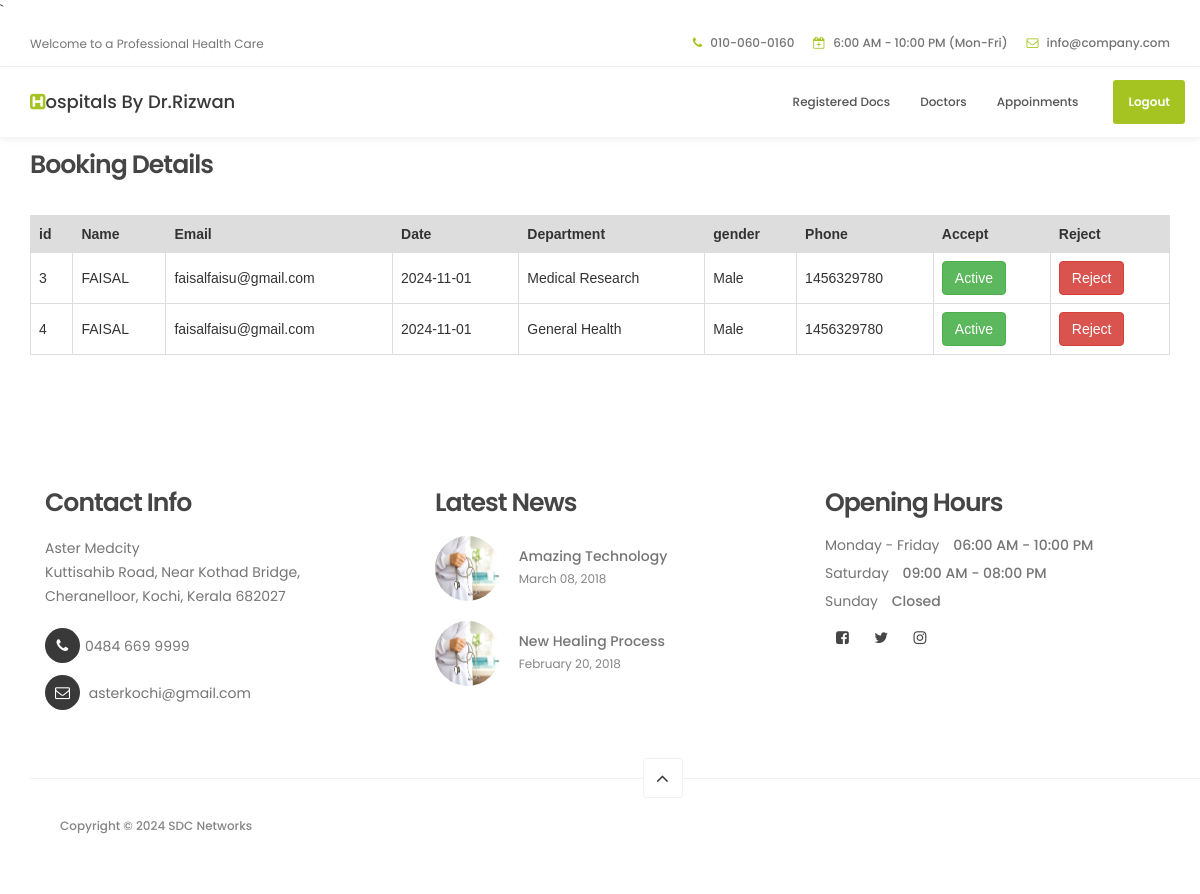
/appoinments, run on the app's committed database.
### HospitalApp/models.py (models this page shows, shortened)
class appoinments(models.Model):
    name = models.CharField(max_length=200)
    email = models.CharField(max_length=200)
    date = models.CharField(max_length=200)
    department = models.CharField(max_length=200)
    status_choices = [('male', 'male'), ('female', 'female'), ('not specified', 'not specified')]
    gender = models.CharField(max_length=25, choices=status_choices, default='not specified')
    phone_number = models.CharField(max_length=400)
    payment = models.CharField(max_length=200, default=0)
    booking_choice = [('approve', 'approve'), ('reject', 'reject'), ('pending', 'pending')]
    booking_status = models.CharField(max_length=100, choices=booking_choice, default='pending')

### HospitalApp/views.py (the view)
# urls.py: path("appoinments",views.pending_app),
def pending_app(request):
    d = appoinments.objects.filter(booking_status='pending')
    return render(request, "appoinments.html", {'data': d})

### templates/appoinments.html (shortened to what this page needs)
<!DOCTYPE html>
<html lang="en">
<head>
     {% load static %}
     <link rel="stylesheet" href="{% static 'css/bootstrap.min.css' %}">
     <link rel="stylesheet" href="{% static 'css/font-awesome.min.css' %}">
     <link rel="stylesheet" href="{% static 'css/animate.css' %}">
     <link rel="stylesheet" href="{% static 'css/owl.carousel.css' %}">
     <link rel="stylesheet" href="{% static 'css/owl.theme.default.min.css' %}">
     <link rel="stylesheet" href="{% static 'css/tooplate-style.css' %}">
</head>
<body id="top" data-spy="scroll" data-target=".navbar-collapse" data-offset="50">
     <header>
          <div class="container">
               <div class="row">
                    <div class="col-md-4 col-sm-5">
                         <p>Welcome to a Professional Health Care</p>
                    </div>
                    <div class="col-md-8 col-sm-7 text-align-right">
                         <span class="phone-icon"><i class="fa fa-phone"></i> 010-060-0160</span>
                         <span class="date-icon"><i class="fa fa-calendar-plus-o"></i> 6:00 AM - 10:00 PM (Mon-Fri)</span>
                         <span class="email-icon"><i class="fa fa-envelope-o"></i> <a href="https://www.facebook.com/">info@company.com</a></span>
                    </div>
               </div>
          </div>
     </header>
     <section class="navbar navbar-default navbar-static-top" role="navigation">
          <div class="container">
               <div class="navbar-header">
                    <a href="index.html" class="navbar-brand"><i class="fa fa-h-square"></i>ospitals By Dr.Rizwan</a>
               </div>
               <div class="collapse navbar-collapse">
                    <ul class="nav navbar-nav navbar-right">
                         <li><a href="homepage" class="smoothScroll">Registered Docs</a></li>
                         <li><a href="./" class="smoothScroll">Doctors</a></li>
                         <li><a href="./" class="smoothScroll">Appoinments</a></li>
                         <li class="appointment-btn"><a href="homepage">Logout</a></li>
                    </ul>
               </div>
          </div>
     </section>
      <section class="container">
     <h4>Booking Details</h4><BR>
     {% if data %}
     <table>
          <tr>
               <th>id</th>
               <th>Name</th>
               <th>Email</th>
               <th>Date</th>
              <th>Department</th>
               <th>gender</th>
              <th>Phone</th>
              <th>Accept</th>
              <th>Reject</th>
          </tr>
     {% for i in data %}
          <tr>
               <td>{{i.id}}</td>
               <td>{{i.name}}</td>
               <td>{{i.email}}</td>
               <td>{{i.date}}</td>
               <td>{{i.department}}</td>
              <td>{{i.gender}}</td>
              <td>{{i.phone_number}}</td>
              <td><a href="/approve_app/{{i.id}}" class="btn btn-success">Active</a></td>
              <td><a href="/approve_app/{{i.id}}" class="btn btn-danger">Reject</a></td>
          </tr>
     {% endfor %}
     </table><BR><br>
     {% else %}
          <p>NO DETAILS</p>
     {% endif %}
     <footer data-stellar-background-ratio="5">
          <div class="container">
               <div class="row">
                    <div class="col-md-4 col-sm-4">
                         <div class="footer-thumb">
                              <h4 class="wow fadeInUp" data-wow-delay="0.4s">Contact Info</h4>
                              <p> Aster Medcity <br>
                              Kuttisahib Road, Near Kothad Bridge,<br> Cheranelloor, Kochi, Kerala 682027<br></p>
                              <div class="contact-info">
                                   <p><i class="fa fa-phone"></i>0484 669 9999</p>
                                   <p><i class="fa fa-envelope-o"></i> <a href="#">asterkochi@gmail.com</a></p>
                              </div>
                         </div>
                    </div>
                    <div class="col-md-4 col-sm-4">
                         <div class="footer-thumb">
                              <h4 class="wow fadeInUp" data-wow-delay="0.4s">Latest News</h4>
                              <div class="latest-stories">
                                   <div class="stories-image">
                                        <a href="#"><img src="{% static 'images/news-image.jpg' %}" class="img-responsive" alt=""></a>
                                   </div>
                                   <div class="stories-info">
                                        <a href="#"><h5>Amazing Technology</h5></a>
                                        <span>March 08, 2018</span>
                                   </div>
                              </div>
                              <div class="latest-stories">
                                   <div class="stories-image">
                                        <a href="#"><img src="{% static 'images/news-image.jpg' %}" class="img-responsive" alt=""></a>
                                   </div>
                                   <div class="stories-info">
                                        <a href="#"><h5>New Healing Process</h5></a>
                                        <span>February 20, 2018</span>
                                   </div>
                              </div>
                         </div>
                    </div>
                    <div class="col-md-4 col-sm-4">
                         <div class="footer-thumb">
                              <div class="opening-hours">
                                   <h4 class="wow fadeInUp" data-wow-delay="0.4s">Opening Hours</h4>
                                   <p>Monday - Friday <span>06:00 AM - 10:00 PM</span></p>
                                   <p>Saturday <span>09:00 AM - 08:00 PM</span></p>
                                   <p>Sunday <span>Closed</span></p>
                              </div>
                              <ul class="social-icon">
                                   <li><a href="https://www.facebook.com/tooplate" class="fa fa-facebook-square" attr="facebook icon"></a></li>
                                   <li><a href="#" class="fa fa-twitter"></a></li>
                                   <li><a href="#" class="fa fa-instagram"></a></li>
                              </ul>
                         </div>
                    </div>
                    <div class="col-md-12 col-sm-12 border-top">
                         <div class="col-md-4 col-sm-6">
                              <div class="copyright-text">
                                   <p>Copyright &copy; 2024 SDC Networks</p>
                    </div>
               </div>
                         <div class="col-md-5 col-sm-1 text-align-center">
                              <div class="angle-up-btn" >
                                  <a href="#top" class="smoothScroll wow fadeInUp" data-wow-delay="1.2s"><i class="fa fa-angle-up"></i></a>
                              </div>
                         </div>
          </div>
     </footer>
</body>
</html>

### static/css/tooplate-style.css (style rules this page uses)
body { background: #ffffff; font-family: 'Poppins', sans-serif; overflow-x: hidden; }
h1,h2,h3,h4,h5,h6 { font-weight: 600; line-height: inherit; }
h1,h2,h3,h4 { letter-spacing: -1px; }
h5 { font-weight: 500; }
h4 { color: #454545; font-size: 1.8em; padding-bottom: 2px; }
p { color: #757575; font-size: 14px; font-weight: normal; line-height: 24px; }
html { -webkit-font-smoothing: antialiased; }
a { color: #252525; -webkit-transition: 0.5s; transition: 0.5s; text-decoration: none !important; }
.text-align-right { text-align: right; }
.text-align-center { text-align: center; }
.border-top { border-top: 1px solid #f2f2f2; margin-top: 4em; padding-top: 2.5em; }
header { background: #ffffff; border-bottom: 1px solid #f2f2f2; display: flex; height: 45px; }
header .col-md-8 { padding-right: 0; }
header p, header span { font-size: 12px; line-height: 24px; padding-top: 12px; }
header a, header span { color: #747474; }
header span { font-weight: 500; display: inline-block; padding: 11px 15px; }
header span.date-icon { border-left: 1px solid #f2f2f2; border-right: 1px solid #f2f2f2; padding-right: 19px; padding-left: 19px; }
header span i { color: #a5c422; margin-right: 5px; }
.navbar-default { background: #ffffff; box-shadow: 0 2px 8px rgba(0,0,0,.075); border: none; margin-bottom: 0; padding: 10px; }
.navbar-default .navbar-brand { color: #393939; font-weight: 500; }
.navbar-default .navbar-brand .fa { color: #a5c422; }
.navbar-default .navbar-nav li.appointment-btn { margin: 3px 0 0 20px; }
.navbar-default .navbar-nav li.appointment-btn a { background: #a5c422; border-radius: 3px; color: #ffffff; font-weight: 600; padding-top: 12px; padding-bottom: 12px; }
.navbar-default .navbar-nav li a { color: #555555; font-size: 12px; font-weight: 500; padding-right: 20px; padding-left: 20px; -webkit-transition: all ease-in-out 0.4s; transition: all ease-in-out 0.4s; }
footer { padding-top: 80px; padding-bottom: 40px; }
footer h4 { padding-bottom: 5px; }
footer a { color: #757575; }
.contact-info { padding-top: 10px; }
.contact-info .fa { background: #393939; border-radius: 100%; color: #ffffff; font-size: 15px; width: 35px; height: 35px; line-height: 35px; text-align: center; margin-right: 5px; margin-bottom: 2px; }
.latest-stories { margin-bottom: 20px; }
.stories-image, .stories-info { display: inline-block; vertical-align: top; }
.stories-image img { border-radius: 100%; width: 65px; height: 65px; }
.stories-info { margin-left: 15px; }
.stories-info h5 { margin-bottom: 2px; }
.stories-info span { color: #858585; font-size: 12px; }
.opening-hours p { line-height: 18px; }
.opening-hours span { font-weight: 500; display: inline-block; padding-left: 10px; }
.copyright-text p, .footer-link a { color: #858585; font-size: 12px; font-weight: 500; }
.angle-up-btn { position: relative; bottom: 4em; display: block; }
.angle-up-btn a { background: #ffffff; border: 1px solid #f2f2f2; border-radius: 3px; font-size: 20px; color: #393939; display: inline-block; text-align: center; width: 40px; height: 40px; line-height: 38px; transition: transform 0.1s ease-in; transform: translateX(0); }
.social-icon { position: relative; padding: 0; margin: 0; }
.social-icon li { display: inline-block; list-style: none; }
.social-icon li a { border-radius: 100px; color: #464646; font-size: 15px; width: 35px; height: 35px; line-height: 35px; text-decoration: none; text-align: center; transition: all 0.4s ease-in-out; position: relative; }
@media only screen and (max-width: 1200px) { header { height: inherit; } }
@media only screen and (max-width: 1200px) { header span.date-icon { border: 0; padding-right: 0; padding-left: 0; } }
@media only screen and (max-width: 1200px) { header span.email-icon { padding-top: 0; } }
@media only screen and (max-width: 1200px) { .navbar-default .navbar-nav li a { padding-right: 15px; padding-left: 15px; } }

### templates/appoinments.html (style rules this page uses)
table { font-family: arial, sans-serif; border-collapse: collapse; width: 100%; }
td, th { border:1px solid #dddddd; text-align: left; padding:8px; }
tr:nth-child(1 ) { background-color: #dddddd; }

### data on the page
appoinments: id "3", name "FAISAL", email "faisalfaisu@gmail.com", date "2024-11-01", department "Medical Research", gender "Male", phone_number "1456329780"
appoinments: id "4", name "FAISAL", email "faisalfaisu@gmail.com", date "2024-11-01", department "General Health", gender "Male", phone_number "1456329780"
